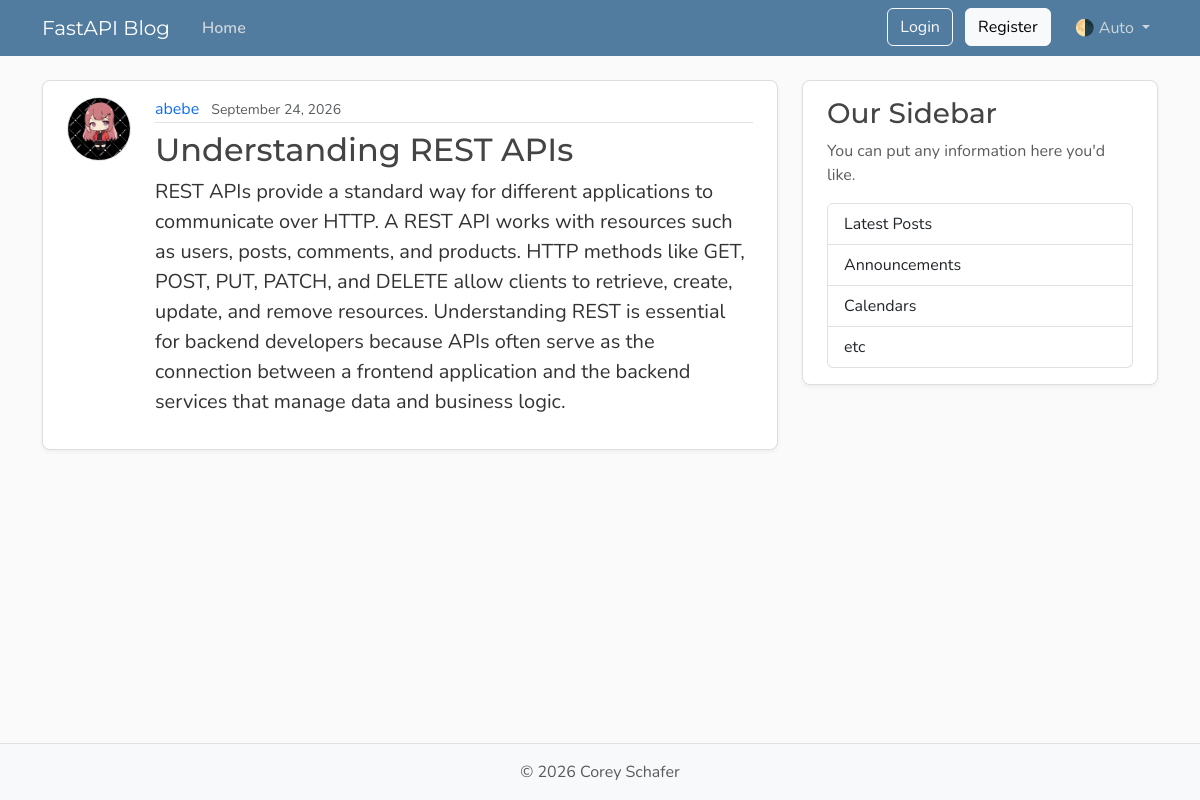
Page /posts/3 on the committed database.
### models.py (models this page shows, shortened)
class User(Base):
    __tablename__ = "users"
    id: Mapped[int] = mapped_column(Integer, primary_key=True, index=True)
    username: Mapped[str] = mapped_column(String(50), unique=True, nullable=False)
    email: Mapped[str] = mapped_column(String(120), unique=True, nullable=False)
    password_hash: Mapped[str] = mapped_column(String(200), nullable=False)
    image_file: Mapped[str | None] = mapped_column(
        String(200),
        nullable=True,
        default=None,
    )
    posts: Mapped[list[Post]] = relationship(
        back_populates="author",
        cascade="all, delete-orphan",
    )

class Post(Base):
    __tablename__ = "posts"
    id: Mapped[int] = mapped_column(Integer, primary_key=True, index=True)
    title: Mapped[str] = mapped_column(String(100), nullable=False)
    content: Mapped[str] = mapped_column(Text, nullable=False)
    user_id: Mapped[int] = mapped_column(
        ForeignKey("users.id"),
        nullable=False,
        index=True,
    )
    date_posted: Mapped[datetime] = mapped_column(
        DateTime(timezone=True),
        default=lambda: datetime.now(UTC),
    )
    author: Mapped[User] = relationship(back_populates="posts")

### main.py (the view)
@app.get("/posts/{post_id}", include_in_schema=False)
async def post_page(
    request: Request,
    post_id: int,
    db: Annotated[AsyncSession, Depends(get_db)],
):
    result = await db.execute(
        select(models.Post)
        .options(selectinload(models.Post.author))
        .where(models.Post.id == post_id),
    )
    post = result.scalars().first()
    if post:
        title = post.title[:50]
        return templates.TemplateResponse(
            request,
            "post.html",
            {"post": post, "title": title},
        )
    raise HTTPException(status_code=status.HTTP_404_NOT_FOUND, detail="Post not found")

### templates/post.html (shortened to what this page needs)
{% extends "layout.html" %}
{% block content %}
    <article class="content-section py-3 px-4 mb-4">
        <div class="d-flex align-items-start gap-4">
            <img class="rounded-circle article-img flex-shrink-0"
                 src="{{ post.author.image_path }}"
                 alt="{{ post.author.username }}'s profile picture"
                 width="64"
                 height="64"
                 loading="lazy">
            <div class="flex-grow-1">
                <div class="article-metadata mb-2">
                    <a class="me-2"
                       href="{{ url_for('user_posts', user_id=post.author.id) }}">{{ post.author.username }}</a>
                    <small class="text-body-secondary">{{ post.date_posted.strftime("%B %d, %Y") }}</small>
                </div>
                <h2 class="article-title">{{ post.title }}</h2>
                <p class="article-content">{{ post.content }}</p>
            </div>
        </div>
    </article>
{% endblock content %}

### static/css/main.css (style rules this page uses)
:root { --font-heading: "Montserrat", system-ui, -apple-system, BlinkMacSystemFont, sans-serif; --font-body: "Nunito", system-ui, -apple-system, BlinkMacSystemFont, sans-serif; --color-bg-body: #fafafa; --color-bg-content: #ffffff; --color-text-primary: #333333; --color-text-heading: #444444; --color-steel: #527c9f; --color-nav-link: #cbd5db; --color-nav-link-hover: #ffffff; --color-link-hover: #428bca; --color-border: #dddddd; --color-border-light: #e3e3e3; --spacing-xl: 5rem; --article-img-size: 4rem; --account-img-size: 7.813rem; }
body { font-family: var(--font-body); background: var(--color-bg-body); color: var(--color-text-primary); }
h1, h2, h3, h4, h5, h6 { font-family: var(--font-heading); color: var(--color-text-heading); }
a { text-decoration: none; }
.content-section { background: var(--color-bg-content); border: 1px solid var(--color-border); border-radius: 0.5rem; box-shadow: 0 2px 4px rgba(15, 23, 42, 0.05); transition: box-shadow 0.15s ease, transform 0.15s ease, border-color 0.15s ease; }
.article-title { color: var(--color-text-heading); transition: color 0.2s ease-in-out; }
.article-content { white-space: pre-line; font-size: 1.25rem; }
.article-img { height: var(--article-img-size); width: var(--article-img-size); flex-shrink: 0; object-fit: cover; border: 1px solid var(--color-border-light); box-shadow: 0 0 0 2px var(--color-bg-content); }
.article-metadata { padding-bottom: 0.063rem; border-bottom: 1px solid var(--color-border-light); }
.article-metadata a { transition: color 0.2s ease-in-out; }

### rows in the picture
User: author.image_path (picture), author.username "abebe"
Post: date_posted "September 24, 2026", title "Understanding REST APIs", content "REST APIs provide a standard way for different applications to communicate over HTTP. A REST API works with resources such as users, posts, comments, and products. HTTP methods like GET, POST, PUT, PATCH, and DELETE allow clients to retrieve, create, update, and remove resources. Understanding REST is essential for backend developers because APIs often serve as the connection between a frontend application and the backend services that manage data and business logic."
